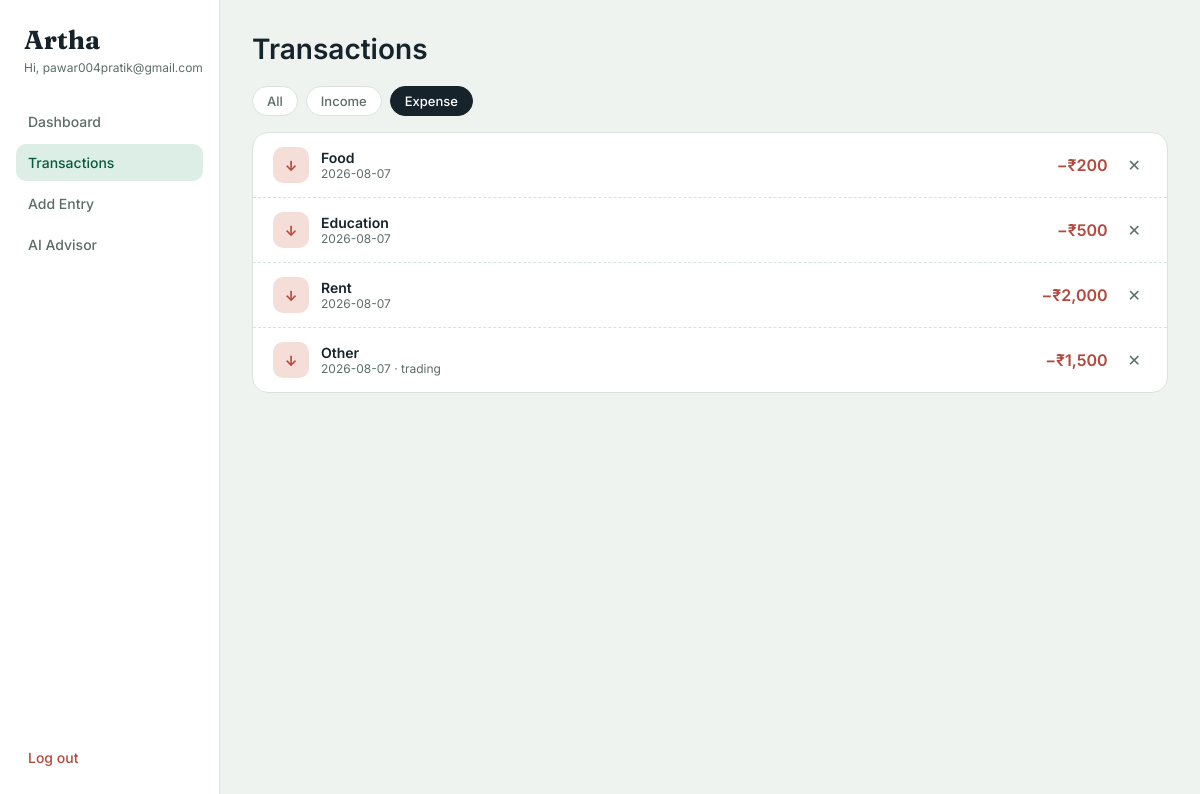
/transactions?type=expense (signed in), run on the app's committed database.
### app.py (models this page shows, shortened)
class User(db.Model, UserMixin):
    id = db.Column(db.Integer, primary_key=True)
    username = db.Column(db.String(80), unique=True, nullable=False)
    password_hash = db.Column(db.String(255), nullable=False)
    created_at = db.Column(db.DateTime, default=datetime.utcnow)
    transactions = db.relationship('Transaction', backref='user', lazy=True,
                                    cascade='all, delete-orphan')
    messages = db.relationship('ChatMessage', backref='user', lazy=True,
                                cascade='all, delete-orphan')

class Transaction(db.Model):
    id = db.Column(db.Integer, primary_key=True)
    user_id = db.Column(db.Integer, db.ForeignKey('user.id'), nullable=False)
    type = db.Column(db.String(10), nullable=False)  # 'income' or 'expense'
    category = db.Column(db.String(50), nullable=False)
    amount = db.Column(db.Float, nullable=False)
    date = db.Column(db.String(10), nullable=False)  # YYYY-MM-DD
    note = db.Column(db.String(255), default='')
    created_at = db.Column(db.DateTime, default=datetime.utcnow)

### app.py (the view)
@app.route('/transactions')
@login_required
def transactions():
    filter_type = request.args.get('type', 'all')
    query = Transaction.query.filter_by(user_id=current_user.id)
    if filter_type in ('income', 'expense'):
        query = query.filter_by(type=filter_type)
    txns = query.order_by(Transaction.date.desc()).all()
    return render_template('transactions.html', txns=txns, filter_type=filter_type)

### app.py (called while the page is built)
@login_manager.user_loader
def load_user(user_id):
    return User.query.get(int(user_id))

def fmt_inr(n):
    try:
        n = float(n)
    except (TypeError, ValueError):
        n = 0
    return '₹{:,.0f}'.format(n)

### templates/transactions.html (shortened to what this page needs)
{% extends "base.html" %}
{% block content %}
<div class="page-title">Transactions</div>
<div class="filter-tabs">
  <a href="{{ url_for('transactions', type='all') }}" class="{{ 'active' if filter_type == 'all' }}">All</a>
  <a href="{{ url_for('transactions', type='income') }}" class="{{ 'active' if filter_type == 'income' }}">Income</a>
  <a href="{{ url_for('transactions', type='expense') }}" class="{{ 'active' if filter_type == 'expense' }}">Expense</a>
</div>
<div class="txn-list">
  {% if not txns %}
    <div class="empty-note">No transactions here yet.</div>
  {% else %}
    {% for t in txns %}
    <div class="txn-row">
      <div class="txn-left">
        <div class="txn-icon {{ t.type }}">{{ '↑' if t.type == 'income' else '↓' }}</div>
        <div>
          <div class="txn-cat">{{ t.category }}</div>
          <div class="txn-meta">{{ t.date }}{% if t.note %} · {{ t.note }}{% endif %}</div>
        </div>
      </div>
      <div class="txn-right">
        <div class="txn-amount {{ t.type }}">{{ '+' if t.type == 'income' else '−' }}{{ t.amount | inr }}</div>
        <form method="POST" action="{{ url_for('delete_transaction', txn_id=t.id) }}" onsubmit="return confirm('Delete this entry?');">
          <button type="submit" class="delete-btn" title="Delete">✕</button>
        </form>
      </div>
    </div>
    {% endfor %}
  {% endif %}
</div>
{% endblock %}

### templates/base.html (shortened to what this page needs)
<!DOCTYPE html>
<html lang="en">
<head>
  <link rel="stylesheet" href="{{ url_for('static', filename='style.css') }}">
</head>
<body class="{% block body_class %}{% endblock %}">
  {% if current_user.is_authenticated %}
  <div class="layout">
    <aside class="sidebar">
      <div class="brand">Artha</div>
      <div class="hello">Hi, {{ current_user.username }}</div>
      <nav>
        <a href="{{ url_for('dashboard') }}" class="{{ 'active' if request.endpoint == 'dashboard' }}">Dashboard</a>
        <a href="{{ url_for('transactions') }}" class="{{ 'active' if request.endpoint == 'transactions' }}">Transactions</a>
        <a href="{{ url_for('add_transaction') }}" class="{{ 'active' if request.endpoint == 'add_transaction' }}">Add Entry</a>
        <a href="{{ url_for('advisor') }}" class="{{ 'active' if request.endpoint in ['advisor','advisor_ask'] }}">AI Advisor</a>
      </nav>
      <a href="{{ url_for('logout') }}" class="logout">Log out</a>
    </aside>
    <main class="content">
      {% block content %}{% endblock %}
    </main>
  </div>
  {% else %}
    {% block auth_content %}{% endblock %}
  {% endif %}
</body>
</html>

### static/style.css (style rules this page uses)
:root { --bg: #EEF3EF; --card: #FFFFFF; --ink: #16232B; --sub: #5C6D67; --teal: #0B6E4F; --teal-dark: #095A40; --teal-soft: #DCEEE5; --gold: #C98A2C; --gold-soft: #F5E6CC; --rust: #B4483B; --rust-soft: #F5DDD8; --line: #D9E3DD; }
* { box-sizing: border-box; }
body { margin: 0; background: var(--bg); color: var(--ink); font-family: 'Inter', sans-serif; }
.font-display, .brand, h1, h2 { font-family: 'Fraunces', serif; }
a { text-decoration: none; color: inherit; }
.layout { display: flex; min-height: 100vh; }
.sidebar { width: 220px; flex-shrink: 0; background: var(--card); border-right: 1px solid var(--line); display: flex; flex-direction: column; padding: 24px 16px; min-height: 100vh; }
.sidebar .brand { font-size: 26px; font-weight: 700; margin-bottom: 4px; padding-left: 8px; }
.sidebar .hello { font-size: 12px; color: var(--sub); margin-bottom: 28px; padding-left: 8px; }
.sidebar nav { display: flex; flex-direction: column; gap: 4px; flex: 1; }
.sidebar nav a { padding: 10px 12px; border-radius: 10px; font-size: 14px; font-weight: 500; color: var(--sub); }
.sidebar nav a.active { background: var(--teal-soft); color: var(--teal-dark); }
.sidebar .logout { padding: 10px 12px; border-radius: 10px; font-size: 14px; font-weight: 500; color: var(--rust); }
.content { flex: 1; padding: 32px; max-width: 1000px; }
.page-title { font-size: 28px; font-weight: 600; margin-bottom: 20px; }
.filter-tabs { display: flex; gap: 8px; margin-bottom: 16px; }
.filter-tabs a { padding: 6px 14px; border-radius: 20px; border: 1px solid var(--line); background: var(--card); color: var(--sub); font-size: 13px; font-weight: 500; text-transform: capitalize; }
.filter-tabs a.active { background: var(--ink); color: #fff; border-color: var(--ink); }
.txn-list { background: var(--card); border-radius: 16px; border: 1px solid var(--line); overflow: hidden; }
.txn-row { display: flex; align-items: center; justify-content: space-between; padding: 14px 20px; border-bottom: 1px dashed var(--line); }
.txn-row:last-child { border-bottom: none; }
.txn-left { display: flex; align-items: center; gap: 12px; }
.txn-icon { width: 36px; height: 36px; border-radius: 10px; display: flex; align-items: center; justify-content: center; font-weight: 700; font-size: 14px; }
.txn-icon.expense { background: var(--rust-soft); color: var(--rust); }
.txn-cat { font-size: 14px; font-weight: 600; }
.txn-meta { font-size: 12px; color: var(--sub); }
.txn-right { display: flex; align-items: center; gap: 14px; }
.txn-amount.expense { color: var(--rust); font-weight: 600; }
.delete-btn { border: none; background: transparent; cursor: pointer; color: var(--sub); font-size: 16px; }

### data on the page
User: username "pawar004pratik@gmail.com"
Transaction: type "↓", category "Food", date "2026-08-07", type "−", amount|inr "₹200"
Transaction: type "↓", category "Education", date "2026-08-07", type "−", amount|inr "₹500"
Transaction: type "↓", category "Rent", date "2026-08-07", type "−", amount|inr "₹2,000"
Transaction: type "↓", category "Other", date "2026-08-07", note "trading", type "−", amount|inr "₹1,500"
